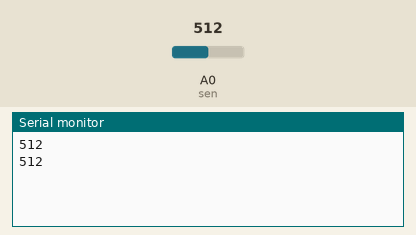
Bench run of a sketch on a simulated Arduino Uno, built with avr-gcc and run on an emulated ATmega328P. Parts: the last lines printed to the serial monitor. The test bench sets the inputs (shaded band); at power-on: A0 (sen) = 512.

Above: at 1.8 s.
1.9 s: A0 (sen) set to 716
At 2.8 s:
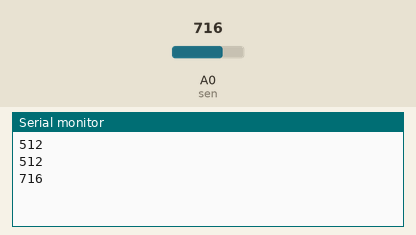
3.4 s: A0 (sen) set to 900
At 4.7 s:
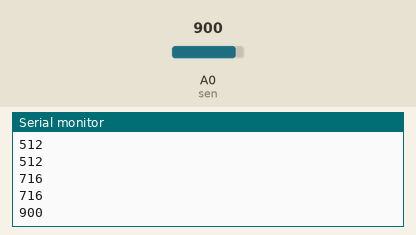
Timing chart, 0 to 6.4 s (numbered marks = the images above; inputs shaded):
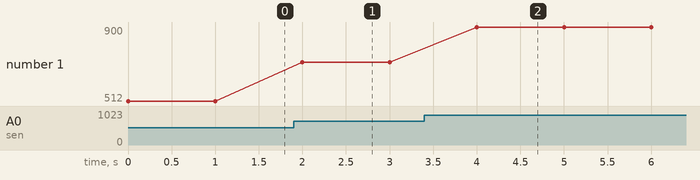

Measured:
- after the input at 1.9 s, the serial monitor: prints a new line after 0.10 s (image 1)
- after the input at 3.4 s, the serial monitor: prints a new line after 0.60 s (image 2)
- plotted number 1: 512 → 716 after the input at 1.9 s, 716 → 900 after the input at 3.4 s

The sketch:

moisture_sensor.ino
```cpp
int sen = A0;
int val = 0;
int per = 0;

void setup() {
  // put your setup code here, to run once:
  Serial.begin(9600);
}

void loop() {
  // put your main code here, to run repeatedly:

  val = analogRead(sen);
  //per= convertToPercent(val);
  Serial.println(val);
  delay(1000);

}
```
